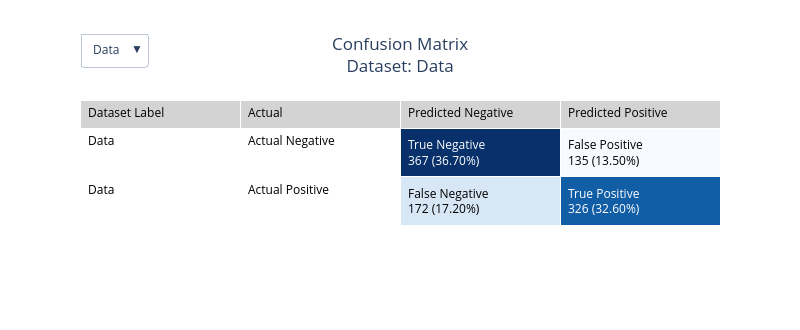

Notebook code for this chart:
### Markdown cell above
## Confusion Matrix as a Plotly Table

### Code cell
create_confusion_matrix(
    dataset_dict,
    output_type='plotly_table'
)

### Figure 1 — Plotly figure (JSON) as saved in the notebook; plotly's stock layout.template omitted (floating-point values rounded to 4 significant figures)
{"data": [{"cells": {"align": "left", "fill": {"color": [["white", "white"], ["white", "white"], ["#08306b", "#d8e7f5"], ["#f7fbff", "#125ea6"]]}, "font": {"color": [["black", "black"], ["black", "black"], ["white", "black"], ["black", "white"]]}, "values": [["Data", "Data"], ["Actual Negative", "Actual Positive"], ["True Negative<br>367 (36.70%)", "False Negative<br>172 (17.20%)"], ["False Positive<br>135 (13.50%)", "True Positive<br>326 (32.60%)"]]}, "header": {"align": "left", "fill": {"color": "lightgrey"}, "font": {"color": "black"}, "values": ["Dataset Label", "Actual", "Predicted Negative", "Predicted Positive"]}, "type": "table", "visible": true}], "layout": {"height": 330, "title": {"text": "Confusion Matrix<br>Dataset: Data", "x": 0.5}, "updatemenus": [{"buttons": [{"args": [{"visible": [true]}, {"title": "Confusion Matrix<br>Dataset: Data"}], "label": "Data", "method": "update"}], "direction": "down", "showactive": true, "x": 0, "xanchor": "left", "y": 1.45, "yanchor": "top"}], "width": 800}}
